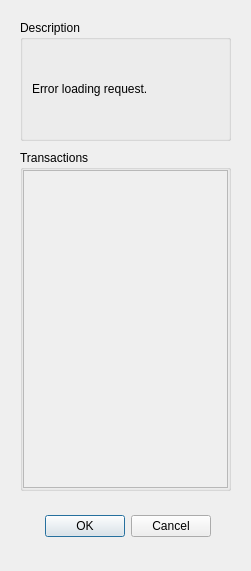
<?xml version="1.0" encoding="UTF-8"?>
<ui version="4.0">
 <class>Requests</class>
 <widget class="QDialog" name="Requests">
  <property name="geometry">
   <rect>
    <x>0</x>
    <y>0</y>
    <width>251</width>
    <height>571</height>
   </rect>
  </property>
  <property name="minimumSize">
   <size>
    <width>251</width>
    <height>571</height>
   </size>
  </property>
  <property name="maximumSize">
   <size>
    <width>251</width>
    <height>571</height>
   </size>
  </property>
  <property name="windowTitle">
   <string>Request Error</string>
  </property>
  <widget class="QDialogButtonBox" name="buttonBox">
   <property name="geometry">
    <rect>
     <x>-130</x>
     <y>510</y>
     <width>341</width>
     <height>32</height>
    </rect>
   </property>
   <property name="orientation">
    <enum>Qt::Horizontal</enum>
   </property>
   <property name="standardButtons">
    <set>QDialogButtonBox::Cancel|QDialogButtonBox::Ok</set>
   </property>
  </widget>
  <widget class="QGroupBox" name="groupBox_description">
   <property name="geometry">
    <rect>
     <x>20</x>
     <y>20</y>
     <width>211</width>
     <height>121</height>
    </rect>
   </property>
   <property name="title">
    <string>Description</string>
   </property>
   <layout class="QGridLayout" name="gridLayout_2">
    <item row="0" column="0">
     <widget class="QLabel" name="label_description">
      <property name="text">
       <string>Error loading request.</string>
      </property>
     </widget>
    </item>
   </layout>
  </widget>
  <widget class="QGroupBox" name="groupBox_transactions">
   <property name="geometry">
    <rect>
     <x>20</x>
     <y>150</y>
     <width>211</width>
     <height>341</height>
    </rect>
   </property>
   <property name="title">
    <string>Transactions</string>
   </property>
   <layout class="QGridLayout" name="gridLayout">
    <property name="leftMargin">
     <number>0</number>
    </property>
    <property name="topMargin">
     <number>0</number>
    </property>
    <property name="rightMargin">
     <number>0</number>
    </property>
    <property name="bottomMargin">
     <number>0</number>
    </property>
    <item row="0" column="0">
     <widget class="QScrollArea" name="scrollArea_transactions">
      <property name="widgetResizable">
       <bool>true</bool>
      </property>
      <widget class="QWidget" name="scrollAreaWidgetContents">
       <property name="geometry">
        <rect>
         <x>0</x>
         <y>0</y>
         <width>203</width>
         <height>316</height>
        </rect>
       </property>
      </widget>
     </widget>
    </item>
   </layout>
  </widget>
 </widget>
 <resources/>
 <connections>
  <connection>
   <sender>buttonBox</sender>
   <signal>accepted()</signal>
   <receiver>Requests</receiver>
   <slot>accept()</slot>
   <hints>
    <hint type="sourcelabel">
     <x>248</x>
     <y>254</y>
    </hint>
    <hint type="destinationlabel">
     <x>157</x>
     <y>274</y>
    </hint>
   </hints>
  </connection>
  <connection>
   <sender>buttonBox</sender>
   <signal>rejected()</signal>
   <receiver>Requests</receiver>
   <slot>reject()</slot>
   <hints>
    <hint type="sourcelabel">
     <x>316</x>
     <y>260</y>
    </hint>
    <hint type="destinationlabel">
     <x>286</x>
     <y>274</y>
    </hint>
   </hints>
  </connection>
 </connections>
</ui>
